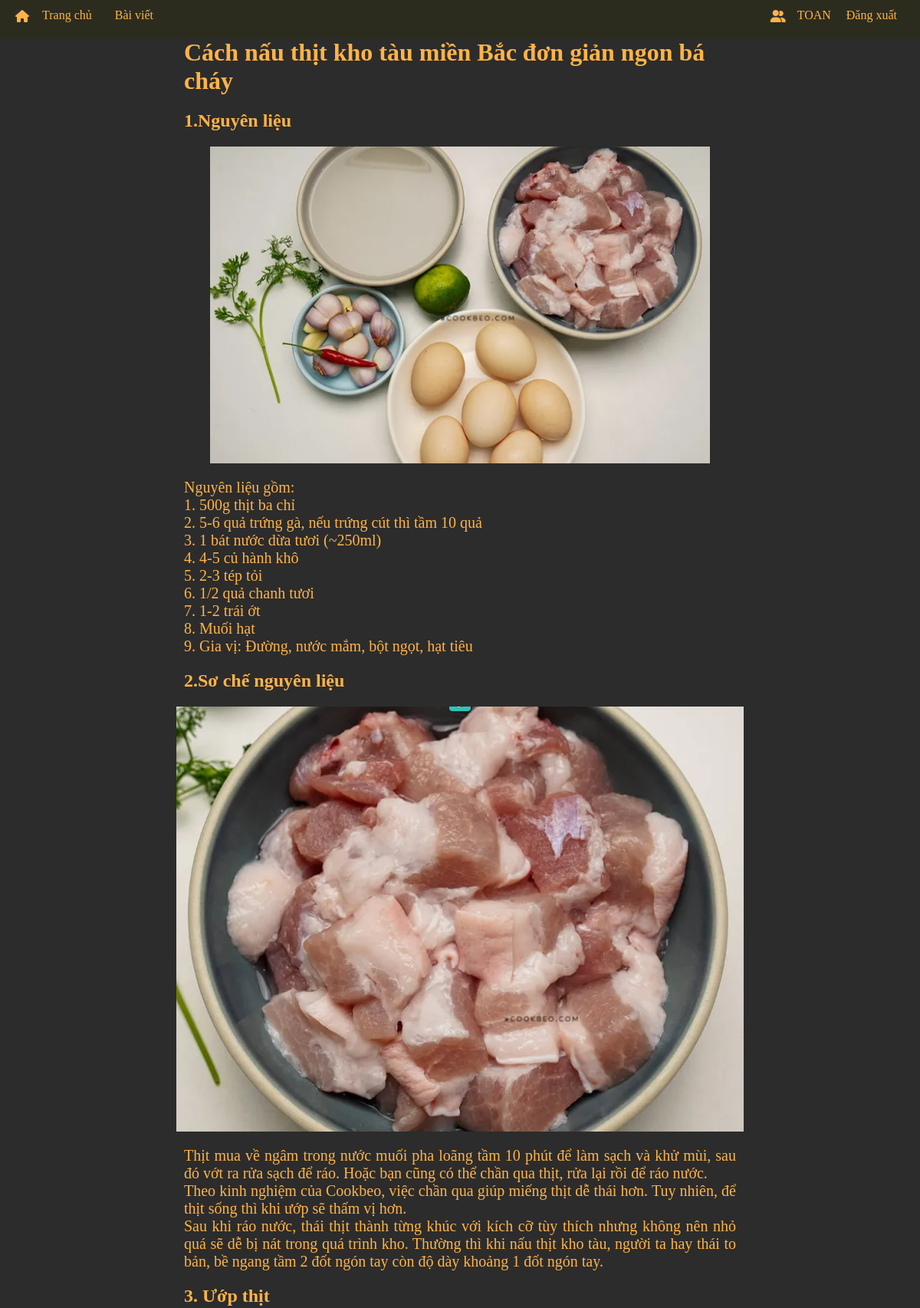
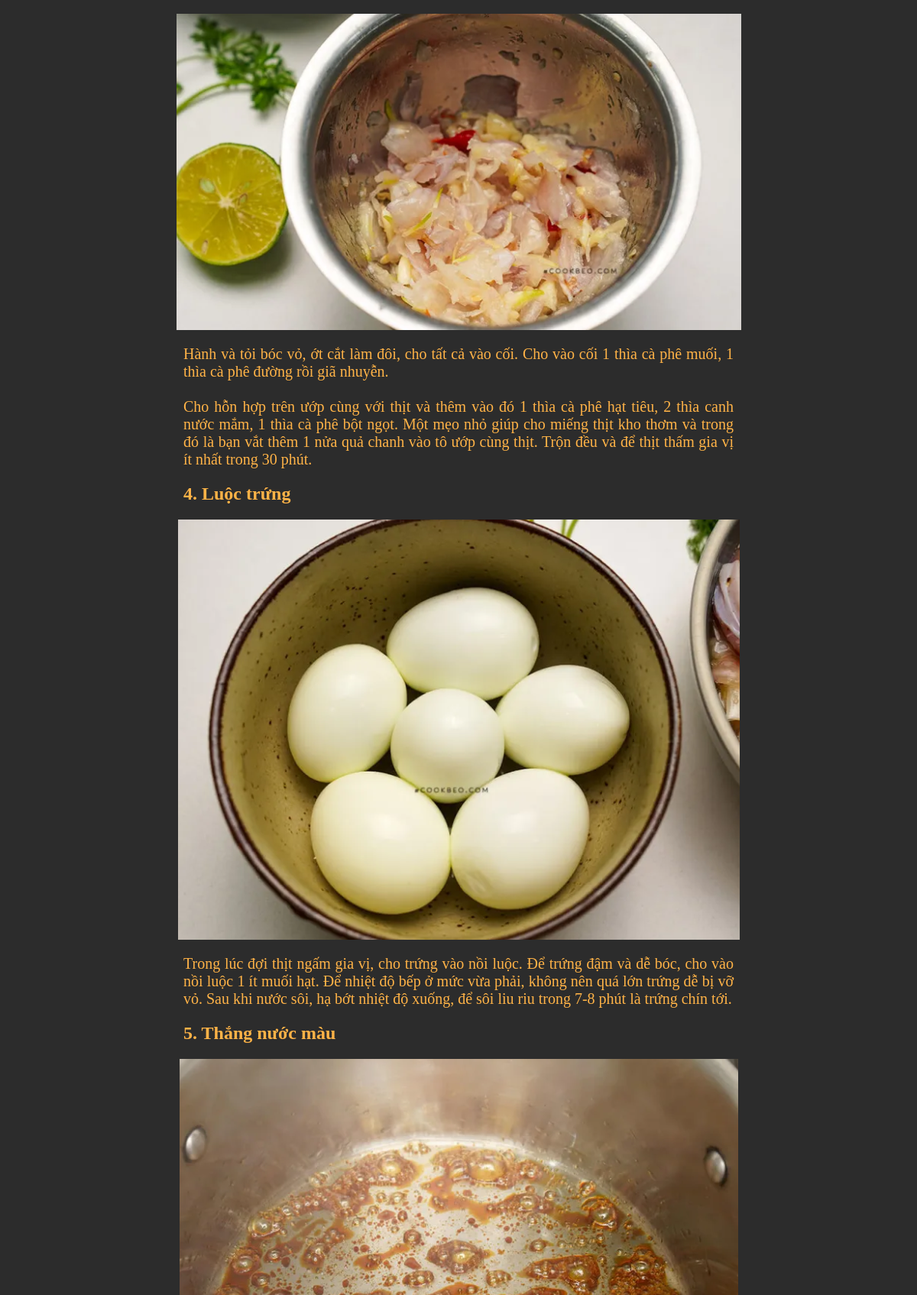
The app's page /post/1/ (signed in, upper part) with its own data (2 pictures, top to bottom).
### blog/models.py (models this page shows, shortened)
class Post(models.Model):
    category = models.ForeignKey(PostCategory, on_delete=models.CASCADE, related_name='posts')
    title = models.CharField(max_length=100)
    image = models.ImageField(null=True)
    date = models.DateTimeField(auto_now_add=True)

class Content(models.Model):
    post = models.ForeignKey(Post, on_delete=models.CASCADE, related_name='contents')
    title = models.CharField(max_length=100)
    body = models.TextField()
    image = models.ImageField(null=False)

### blog/views.py (the view)
# urls.py: path('post/<int:pk>/', views.post, name='post')
def post(request, pk):
    post = get_object_or_404(models.Post, pk=pk)
    if request.method == "POST":
        body = request.POST['body']
        comment = models.Comment(author=request.user, post=post, body=body)
        comment.save()
        return HttpResponseRedirect(request.path)
    return render(request, "blog/content.html", {'post': post, 'category': category})

### blog/templates/blog/content.html (shortened to what this page needs)
{% extends 'pages/base.html' %}
{% block content %}
<div class="body">
    <div class="body--box">
        <div class="body--item body--title">
            <h1>{{post.title}}</h1>
        </div>
        {% for item in post.contents.all %}
        <div class="body--item body--title">
            <h2>{{item.title}}</h2>
        </div>
        <div class="body--item body--img">
            <img src="{{item.image.url}}">
        </div>
        <div class="body--item body--content">
            <p>
               {{item.body|safe|linebreaks}}
            </p>
        </div>
        {% endfor %}
    </div>
</div>
{% endblock %}

### blog/templates/pages/base.html (shortened to what this page needs)
{% load static %}
<html lang="en">
    <head>
        <link rel="stylesheet" href="https://cdnjs.cloudflare.com/ajax/libs/font-awesome/6.0.0-beta2/css/all.min.css" />
        <link rel="stylesheet" type="text/css" href="{% static 'home/style.css' %}">
        <link rel="stylesheet" type="text/css" href="{% static 'home/style-login.css' %}">
        <link rel="stylesheet" type="text/css" href="{% static 'home/style-register.css' %}">
    </head>
    <body>
        <div id="header">
            <div class="header-left">
                <div class="icons">
                    <i class="fas fa-home"></i>
                </div>
                <a href="{% url 'index' %}" class="content">Trang chủ</a>
                <div class="content content__baiviet">
                    <a class="content ">Bài viết</a>
                </div>
            </div>
            <div class="header-right">
                {% if user.username %}
                <div class="icons">
                    <i class="fas fa-user-friends"></i>
                </div>
                {% endif %}
                {% if user.username %}
                <label style="cursor: default" class="content user-name">{{user.username}}</label>
                {% endif %}
                {% if user.username %}
                <a href="{% url 'logout'%}" class="content">Đăng xuất</a>
                {% endif %}
            </div>
        </div>
        {% block content %}
        {% endblock %}
    </body>
</html>

### blog/static/home/style.css (style rules this page uses)
* { position: relative; padding: 0; margin: 0; box-sizing: border-box; color: rgb(255, 179, 71); background-color: rgb(44, 44, 44); }
#header { position: fixed; top: 0px; width: 100%; height: 50px; display: flex; justify-content: space-between; position: fixed; background-color: rgb(44, 44, 30); z-index: 1; }
.header-right { margin-right: 20px; display: flex; background-color: rgb(44, 44, 30); }
.header-left { margin-left: 20px; display: flex; background-color: rgb(44, 44, 30); }
.user-name { text-transform: uppercase; cursor: none; }
.content { background-color: rgb(44, 44, 30); padding: 10px 10px; padding-top: 11px; text-decoration: none; }
.body { display: flex; min-height: 80vh; justify-content: center; margin-top: 50px; width: 100%; margin-bottom: 40px; }
.icons { width: 25px; height: 25px; margin: auto; background-color: rgb(44, 44, 30); }
.body--box { width: 60vw; background-color: rgb(44, 44, 44); margin: auto; }
.body--item + .body--item { margin-top: 20px; }
.body--content > p { font-size: 20px; font-style: initial; text-align: justify; }
.body--img { display: flex; justify-content: center; }

### records on screen
Post: title "Cách nấu thịt kho tàu miền Bắc đơn giản ngon bá cháy"
Content: title "1.Nguyên liệu", image (picture), body "Nguyên liệu gồm: 1. 500g thịt ba chỉ 2. 5-6 quả trứng gà, nếu trứng cút thì tầm 10 quả 3. 1 bát nước dừa tươi (~250ml) 4. 4-5 củ hành khô 5. 2-3 tép tỏi 6. 1/2 quả chanh tươi 7. 1-2 trái ớt 8. Muối hạt 9. Gia vị: Đường, nước mắm, bột ngọt, hạt tiêu"
Content: title "2.Sơ chế nguyên liệu", image (picture), body "Thịt mua về ngâm trong nước muối pha loãng tầm 10 phút để làm sạch và khử mùi, sau đó vớt ra rửa sạch để ráo. Hoặc bạn cũng có thể chần qua thịt, rửa lại rồi để ráo nước. Theo kinh nghiệm của Cookbeo, việc chần qua giúp miếng thịt dễ thái hơn. Tuy nhiên, để thịt sống thì khi ướp sẽ thấm vị hơn. Sau khi ráo nước, thái thịt thành từng khúc với kích cỡ tùy thích nhưng không nên nhỏ quá sẽ dễ bị nát trong quá trình kho. Thường thì khi nấu thịt kho tàu, người ta hay thái to bản, bề ngang tầm 2 đốt ngón tay còn độ dày khoảng 1 đốt ngón tay."
Content: title "3. Ướp thịt", image (picture), body "Hành và tỏi bóc vỏ, ớt cắt làm đôi, cho tất cả vào cối. Cho vào cối 1 thìa cà phê muối, 1 thìa cà phê đường rồi giã nhuyễn. Cho hỗn hợp trên ướp cùng với thịt và thêm vào đó 1 thìa cà phê hạt tiêu, 2 thìa canh nước mắm, 1 thìa cà phê bột ngọt. Một mẹo nhỏ giúp cho miếng thịt kho thơm và trong đó là bạn vắt thêm 1 nửa quả chanh vào tô ướp cùng thịt. Trộn đều và để thịt thấm gia vị ít nhất trong 30 phút."
Content: title "4. Luộc trứng", image (picture), body "Trong lúc đợi thịt ngấm gia vị, cho trứng vào nồi luộc. Để trứng đậm và dễ bóc, cho vào nồi luộc 1 ít muối hạt. Để nhiệt độ bếp ở mức vừa phải, không nên quá lớn trứng dễ bị vỡ vỏ. Sau khi nước sôi, hạ bớt nhiệt độ xuống, để sôi liu riu trong 7-8 phút là trứng chín tới."
Content: title "5. Thắng nước màu", image (picture)

### other values on screen
{{ user.username }} "TOAN"
